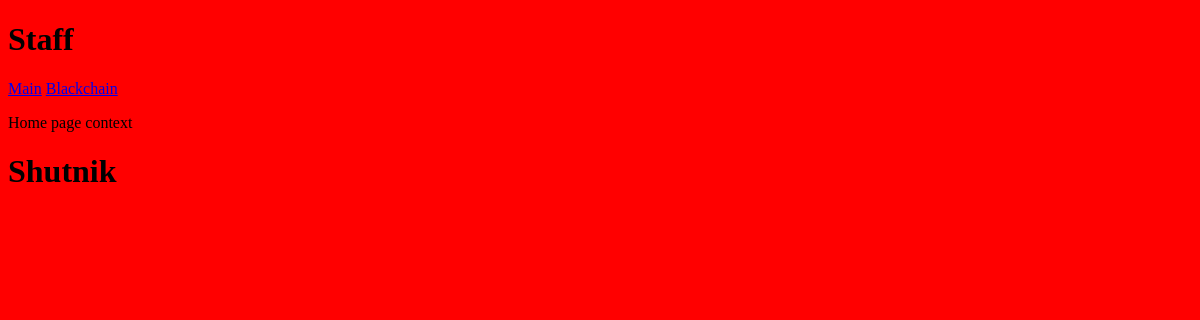
Before: / with the older database file.
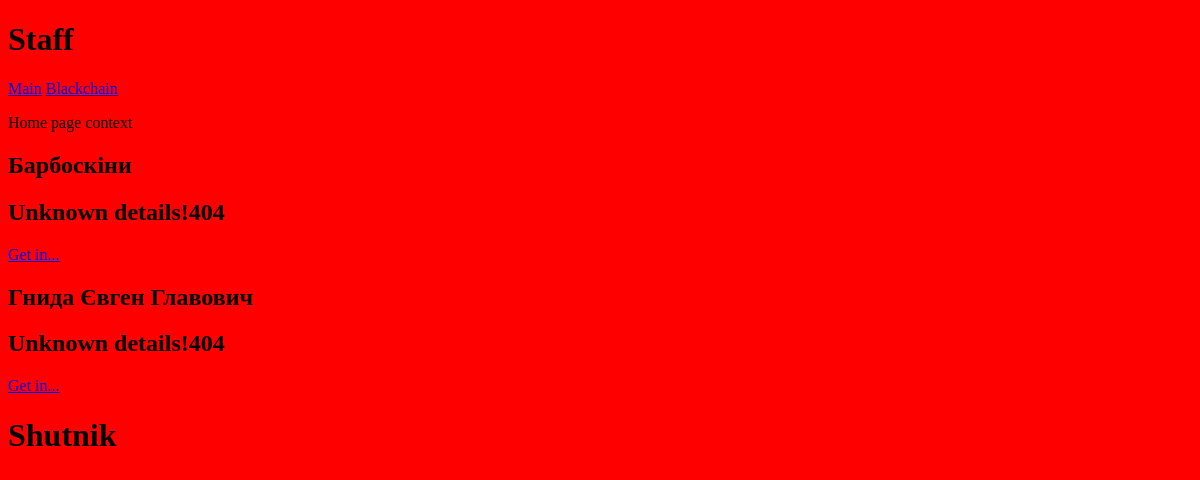
After: the same page with the newer database file.
### tables this page shows
CREATE TABLE Quiz (
        "id"	INT PRIMARY KEY,
        "Title"	varchar(255),
        "Description" TEXT
        );

### runserver.py (the view)
@app.route("/")
def index():
    db_manager = DBManager(db_name)
    quizzes = db_manager.get_quiz()
    return render_template("index.html", quizzes=quizzes)

### DBManager.py (called while the page is built)
    def get_quiz(self):
        cursor = self.connection.cursor()
        cursor.execute("SELECT * FROM Quiz")
        res = cursor.fetchall()
        return res

### templates/index.html
{% extends "base.html" %}
{% block content %}
<p> Home page context </p>
{% for quiz in quizzes %}
<h2>{{ quiz[1] }}</h2>
<h2>{{ quiz[2] }}</h2>
<a href = "#">Get in...</a>
{% endfor %}
{% endblock %}

### templates/base.html (shortened to what this page needs)
<!DOCTYPE html>
<html lang="en">
<head>
    <link rel = "stylesheet" href="{{ url_for('static', filename='style.css') }}">
</head>
<body>
<h1> Staff </h1>
<nav>
    <a href = "/"> Main</a>
    <a href = "/about_us"> Blackchain</a>
</nav>
{% block content %} {% endblock %}
<h1> Shutnik </h1>
</body>
</html>

### static/style.css (style rules this page uses)
body { background: red; }

Changed rows visible on the page:
added Quiz: Title "Барбоскіни", Description "Unknown details!404"
added Quiz: Title "Гнида Євген Главович", Description "Unknown details!404"
